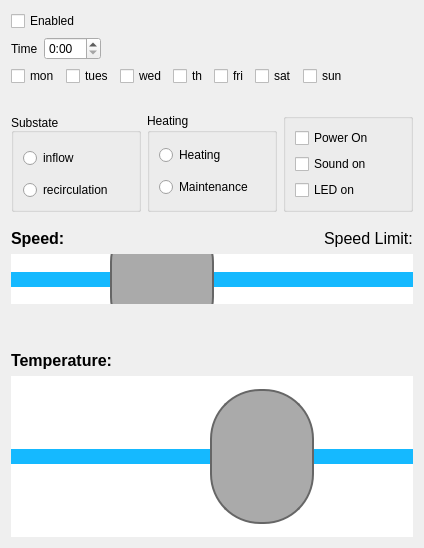
<?xml version="1.0" encoding="UTF-8"?>
<ui version="4.0">
 <class>timer_tab</class>
 <widget class="QWidget" name="timer_tab">
  <property name="geometry">
   <rect>
    <x>0</x>
    <y>0</y>
    <width>424</width>
    <height>548</height>
   </rect>
  </property>
  <property name="windowTitle">
   <string>Form</string>
  </property>
  <layout class="QVBoxLayout" name="verticalLayout_3">
   <item>
    <layout class="QHBoxLayout" name="horizontalLayout_2">
     <item>
      <widget class="QCheckBox" name="enable_checkbox_1">
       <property name="text">
        <string>Enabled</string>
       </property>
      </widget>
     </item>
     <item>
      <spacer name="horizontalSpacer">
       <property name="orientation">
        <enum>Qt::Horizontal</enum>
       </property>
       <property name="sizeHint" stdset="0">
        <size>
         <width>288</width>
         <height>20</height>
        </size>
       </property>
      </spacer>
     </item>
    </layout>
   </item>
   <item>
    <layout class="QHBoxLayout" name="horizontalLayout">
     <item>
      <widget class="QLabel" name="label">
       <property name="text">
        <string>Time</string>
       </property>
      </widget>
     </item>
     <item>
      <widget class="QTimeEdit" name="timeEdit_1">
       <property name="enabled">
        <bool>true</bool>
       </property>
       <property name="focusPolicy">
        <enum>Qt::ClickFocus</enum>
       </property>
       <property name="displayFormat">
        <string notr="true">H:mm</string>
       </property>
      </widget>
     </item>
     <item>
      <spacer name="horizontalSpacer_2">
       <property name="orientation">
        <enum>Qt::Horizontal</enum>
       </property>
       <property name="sizeHint" stdset="0">
        <size>
         <width>278</width>
         <height>20</height>
        </size>
       </property>
      </spacer>
     </item>
    </layout>
   </item>
   <item>
    <layout class="QHBoxLayout" name="horizontalLayout_3">
     <item>
      <widget class="QCheckBox" name="monday_box_1">
       <property name="text">
        <string>mon</string>
       </property>
      </widget>
     </item>
     <item>
      <widget class="QCheckBox" name="tuesday_box_1">
       <property name="text">
        <string>tues</string>
       </property>
      </widget>
     </item>
     <item>
      <widget class="QCheckBox" name="wednesday_box_1">
       <property name="text">
        <string>wed</string>
       </property>
      </widget>
     </item>
     <item>
      <widget class="QCheckBox" name="thursday_box_1">
       <property name="text">
        <string>th</string>
       </property>
      </widget>
     </item>
     <item>
      <widget class="QCheckBox" name="friday_box_1">
       <property name="text">
        <string>fri</string>
       </property>
      </widget>
     </item>
     <item>
      <widget class="QCheckBox" name="saturday_box_1">
       <property name="text">
        <string>sat</string>
       </property>
      </widget>
     </item>
     <item>
      <widget class="QCheckBox" name="sunday_box_1">
       <property name="text">
        <string>sun</string>
       </property>
      </widget>
     </item>
     <item>
      <spacer name="horizontalSpacer_3">
       <property name="orientation">
        <enum>Qt::Horizontal</enum>
       </property>
       <property name="sizeHint" stdset="0">
        <size>
         <width>40</width>
         <height>20</height>
        </size>
       </property>
      </spacer>
     </item>
    </layout>
   </item>
   <item>
    <spacer name="verticalSpacer_3">
     <property name="orientation">
      <enum>Qt::Vertical</enum>
     </property>
     <property name="sizeHint" stdset="0">
      <size>
       <width>20</width>
       <height>21</height>
      </size>
     </property>
    </spacer>
   </item>
   <item>
    <layout class="QGridLayout" name="gridLayout">
     <item row="0" column="0">
      <widget class="QGroupBox" name="SubstateBox_1">
       <property name="sizePolicy">
        <sizepolicy hsizetype="Preferred" vsizetype="Preferred">
         <horstretch>0</horstretch>
         <verstretch>0</verstretch>
        </sizepolicy>
       </property>
       <property name="title">
        <string>Substate</string>
       </property>
       <property name="alignment">
        <set>Qt::AlignBottom|Qt::AlignLeading|Qt::AlignLeft</set>
       </property>
       <property name="flat">
        <bool>false</bool>
       </property>
       <property name="checkable">
        <bool>false</bool>
       </property>
       <layout class="QVBoxLayout" name="verticalLayout">
        <item>
         <widget class="QRadioButton" name="inflow_1">
          <property name="sizePolicy">
           <sizepolicy hsizetype="Preferred" vsizetype="Preferred">
            <horstretch>0</horstretch>
            <verstretch>0</verstretch>
           </sizepolicy>
          </property>
          <property name="text">
           <string>inflow</string>
          </property>
          <property name="checked">
           <bool>false</bool>
          </property>
          <property name="autoExclusive">
           <bool>true</bool>
          </property>
         </widget>
        </item>
        <item>
         <widget class="QRadioButton" name="recirculation_1">
          <property name="text">
           <string>recirculation</string>
          </property>
          <property name="autoExclusive">
           <bool>true</bool>
          </property>
         </widget>
        </item>
       </layout>
      </widget>
     </item>
     <item row="0" column="2">
      <widget class="QGroupBox" name="groupBox_1">
       <property name="title">
        <string/>
       </property>
       <layout class="QVBoxLayout" name="verticalLayout_25">
        <item>
         <widget class="QCheckBox" name="PowerCheckBox_1">
          <property name="sizePolicy">
           <sizepolicy hsizetype="Preferred" vsizetype="Preferred">
            <horstretch>0</horstretch>
            <verstretch>0</verstretch>
           </sizepolicy>
          </property>
          <property name="text">
           <string>Power On</string>
          </property>
         </widget>
        </item>
        <item>
         <widget class="QCheckBox" name="sound_ind_checkbox_1">
          <property name="text">
           <string>Sound on</string>
          </property>
          <property name="checked">
           <bool>false</bool>
          </property>
         </widget>
        </item>
        <item>
         <widget class="QCheckBox" name="LED_in_checkbox_1">
          <property name="text">
           <string>LED on</string>
          </property>
          <property name="checked">
           <bool>false</bool>
          </property>
         </widget>
        </item>
       </layout>
      </widget>
     </item>
     <item row="0" column="1">
      <widget class="QGroupBox" name="HeaterBox_1">
       <property name="title">
        <string>Heating</string>
       </property>
       <layout class="QVBoxLayout" name="verticalLayout_2">
        <item>
         <widget class="QRadioButton" name="heating_1">
          <property name="sizePolicy">
           <sizepolicy hsizetype="Preferred" vsizetype="Preferred">
            <horstretch>0</horstretch>
            <verstretch>0</verstretch>
           </sizepolicy>
          </property>
          <property name="text">
           <string>Heating</string>
          </property>
          <property name="checked">
           <bool>false</bool>
          </property>
          <property name="autoExclusive">
           <bool>true</bool>
          </property>
         </widget>
        </item>
        <item>
         <widget class="QRadioButton" name="maintenance_1">
          <property name="sizePolicy">
           <sizepolicy hsizetype="Preferred" vsizetype="Preferred">
            <horstretch>0</horstretch>
            <verstretch>0</verstretch>
           </sizepolicy>
          </property>
          <property name="text">
           <string>Maintenance</string>
          </property>
          <property name="autoExclusive">
           <bool>true</bool>
          </property>
         </widget>
        </item>
       </layout>
      </widget>
     </item>
    </layout>
   </item>
   <item>
    <spacer name="verticalSpacer">
     <property name="orientation">
      <enum>Qt::Vertical</enum>
     </property>
     <property name="sizeHint" stdset="0">
      <size>
       <width>20</width>
       <height>10</height>
      </size>
     </property>
    </spacer>
   </item>
   <item>
    <layout class="QHBoxLayout" name="horizontalLayout_6">
     <item>
      <widget class="QLabel" name="speedLabel_1">
       <property name="font">
        <font>
         <pointsize>12</pointsize>
         <weight>75</weight>
         <bold>true</bold>
        </font>
       </property>
       <property name="text">
        <string>Speed:</string>
       </property>
      </widget>
     </item>
     <item>
      <spacer name="horizontalSpacer_7">
       <property name="orientation">
        <enum>Qt::Horizontal</enum>
       </property>
       <property name="sizeHint" stdset="0">
        <size>
         <width>418</width>
         <height>20</height>
        </size>
       </property>
      </spacer>
     </item>
     <item>
      <widget class="QLabel" name="speedLimitLabel_1">
       <property name="font">
        <font>
         <pointsize>12</pointsize>
        </font>
       </property>
       <property name="text">
        <string>Speed Limit:</string>
       </property>
      </widget>
     </item>
    </layout>
   </item>
   <item>
    <widget class="QSlider" name="speed_slider_1">
     <property name="sizePolicy">
      <sizepolicy hsizetype="Expanding" vsizetype="Expanding">
       <horstretch>0</horstretch>
       <verstretch>0</verstretch>
      </sizepolicy>
     </property>
     <property name="styleSheet">
      <string notr="true">.QSlider {
    min-height: 50px;
    max-height: 300px;
    background: #ffffff;
}

QSlider::groove:horizontal { 
	background-color: #15b9ff;
	border: 0px solid #424242; 
	height: 15px; 
	border-radius: 15px;
}

QSlider::handle:horizontal { 
	background-color: #aaaaaa; 
	border: 2px solid #666666; 
	width: 100px; 
	height: 250px; 
	line-height: 10px; 
	margin-top: -60px; 
	margin-bottom: -60px; 
	border-radius: 50px; 
}

QSlider::handle:horizontal:hover { 
	border-radius: 10px;
}</string>
     </property>
     <property name="maximum">
      <number>6</number>
     </property>
     <property name="pageStep">
      <number>1</number>
     </property>
     <property name="value">
      <number>2</number>
     </property>
     <property name="orientation">
      <enum>Qt::Horizontal</enum>
     </property>
    </widget>
   </item>
   <item>
    <spacer name="verticalSpacer_9">
     <property name="orientation">
      <enum>Qt::Vertical</enum>
     </property>
     <property name="sizeHint" stdset="0">
      <size>
       <width>20</width>
       <height>40</height>
      </size>
     </property>
    </spacer>
   </item>
   <item>
    <layout class="QHBoxLayout" name="horizontalLayout_4">
     <item>
      <widget class="QLabel" name="temperatureLabel_1">
       <property name="font">
        <font>
         <pointsize>12</pointsize>
         <weight>75</weight>
         <bold>true</bold>
        </font>
       </property>
       <property name="text">
        <string>Temperature:</string>
       </property>
      </widget>
     </item>
     <item>
      <spacer name="horizontalSpacer_6">
       <property name="orientation">
        <enum>Qt::Horizontal</enum>
       </property>
       <property name="sizeHint" stdset="0">
        <size>
         <width>408</width>
         <height>20</height>
        </size>
       </property>
      </spacer>
     </item>
    </layout>
   </item>
   <item>
    <widget class="QSlider" name="temp_slider_1">
     <property name="sizePolicy">
      <sizepolicy hsizetype="Expanding" vsizetype="Expanding">
       <horstretch>0</horstretch>
       <verstretch>10</verstretch>
      </sizepolicy>
     </property>
     <property name="styleSheet">
      <string notr="true">.QSlider {
    min-height: 50px;
    max-height: 300px;
    background: #ffffff;
}

QSlider::groove:horizontal { 
	background-color: #15b9ff;
	border: 0px solid #424242; 
	height: 15px; 
	border-radius: 15px;
}

QSlider::handle:horizontal { 
	background-color: #aaaaaa; 
	border: 2px solid #666666; 
	width: 100px; 
	height: 250px; 
	line-height: 10px; 
	margin-top: -60px; 
	margin-bottom: -60px; 
	border-radius: 50px; 
}

QSlider::handle:horizontal:hover { 
	border-radius: 10px;
}</string>
     </property>
     <property name="maximum">
      <number>30</number>
     </property>
     <property name="value">
      <number>20</number>
     </property>
     <property name="orientation">
      <enum>Qt::Horizontal</enum>
     </property>
    </widget>
   </item>
  </layout>
 </widget>
 <resources/>
 <connections/>
</ui>
